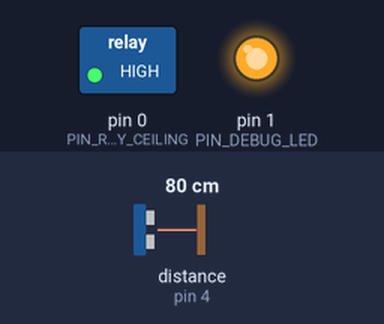
Simulated run of this sketch. Board: Arduino Nano, built with avr-gcc and run on an emulated ATmega328P. Parts: switched loads named in the sketch (green lamp = pin HIGH), output pins drawn as LEDs (lit = HIGH). Wiring (inferred from the names in the program): ultrasonic range finder: trigger pin 3; echo pin 4. Dashed ring = blinking. Inputs (shaded band) come from the test bench; at power-on: distance to the obstacle (sensor on pin 4) 80 cm. The echo pulse lasts 58.3 µs per cm; pins used as bus, display or sensor lines are not drawn.

Above: at 0.61 s.
1.3 s: distance to the obstacle (sensor on pin 4) set to 12 cm
4.3 s: distance to the obstacle (sensor on pin 4) set to 9 cm
At 5.3 s:
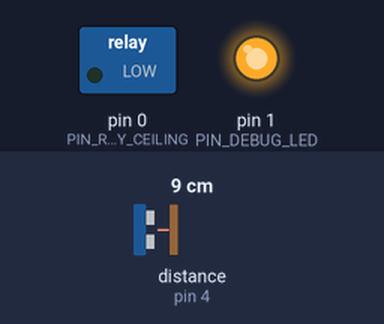
7.3 s: distance to the obstacle (sensor on pin 4) set to 18 cm
At 7.9 s:
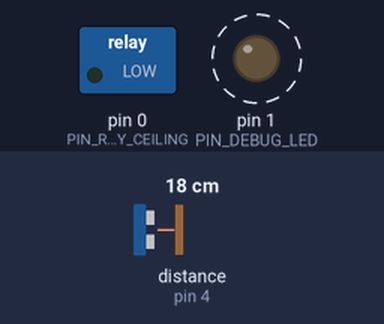
10.3 s: distance to the obstacle (sensor on pin 4) set to 2 cm
At 11.0 s:
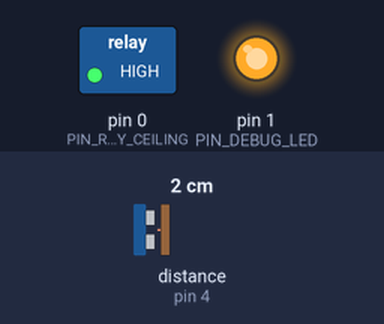
Timing chart, 0 to 14.3 s (numbered marks = the images above; inputs shaded):
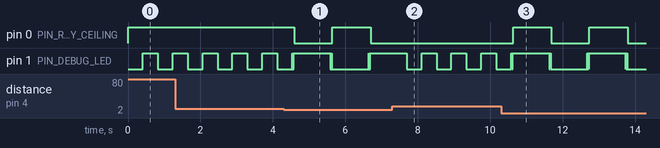

Measured:
- the behaviour switches between 11 and 10 cm on distance to the obstacle (sensor on pin 4) (found by bisection; images 0 and 1)
- after the input at 4.3 s, pin 0 (PIN_RELAY_CEILING): HIGH → LOW after 0.28 s, → HIGH 1.1 s later, → LOW 1.1 s later
- after the input at 7.3 s, pin 0 (PIN_RELAY_CEILING): stays LOW (without the input it goes to HIGH after 0.45 s)
- after the input at 10.3 s, pin 0 (PIN_RELAY_CEILING): alternates HIGH for 1.1 s and LOW for 1.1 s, starting after 0.33 s

The sketch:

attiny13light.ino
```cpp
// Created by Gera 11/04/2023
// Attiny13 have only 1024 bytes of program storage space standard arduino libraries for HC-SR04 is too huge for Tiny13
// cores 4 attiny: MicroCore - OK (unable to flash via YUN, used Nano instead), DIY Attiny - core have glitches

//********** examples from inet *********************
// #1
//no pulseIn
//int ultrasonic(byte TrigPin, byte EchoPin){
//    PORTB |= (1<<TrigPin);
//    delayMicroseconds(10);
//    PORTB &= ~(1<<TrigPin);
//    uint32_t micros_old_Ult = micros();
//    while(!(PINB&(1<<EchoPin)) && micros()-micros_old_Ult < 500);
//    micros_old_Ult = micros();
//    while((PINB&(1<<EchoPin)) && micros()-micros_old_Ult < 20000);
//    return (micros() - micros_old_Ult)/58;
//}
// #2
//standard pulseIn func
//unsigned long pulseIn(uint8_t pin, uint8_t state, unsigned long timeout)
//{
//    uint8_t bit = digitalPinToBitMask(pin);
//    uint8_t port = digitalPinToPort(pin);
//    uint8_t stateMask = (state ? bit : 0);
//    unsigned long maxloops = microsecondsToClockCycles(timeout)/16;
//    unsigned long width = countPulseASM(portInputRegister(port), bit, stateMask, maxloops);
//    if (width)
//        return clockCyclesToMicroseconds(width * 16 + 16);
//    else
//        return 0;
//}

// ATMEL ATTINY / ARDUINO
//
//                           +=._.=+
//  D5/A0/Reset/ADC0/PB5   1=|     |=8  VCC
//  D3/A3/XTAL1/ADC3/PB3~  2=|     |=7  PB2/SCL/SCK/D2(A1)
//  D4/A2/XTAL2/ADC2/PB4~  3=|     |=6  PB1~/MISO/D1
//                    Gnd  4=`-----'=5  PB0~/MOSI/SDA/AREF/D0
// "~" - PWM pins
// Attiny13: Has PWM only on PB0 and PB1
//           No AREF
//           PB3 and PB4 - the same timer


#include <Arduino.h>

//#define DEBUG_SERIAL_PLOTTER

// ultrasonic pins
#define PIN_ECHO 4                  // receive
#define PIN_TRIG 3                  // send/trig

// relay pin
#define PIN_RELAY_CEILING 0          // kitchen sealing light

// LED pin
#define PIN_DEBUG_LED 1              // led used as operate/debug indicator

#define DELAY_BETWEEN_SWITCHING 1000             // delay after light switching in millis
#define MAX_SWITCHING_COUNTER 5

// Ceiling lights need's to be switched ON/OFF if you put your hand between MIN_CEILING_SWITCHING_IST and MAX_CEILING_SWITCHING_DIST
#define MAX_CEILING_SWITCHING_DIST 100          // max distance eye level lights switches

boolean debugLedState = true;
boolean ceilingLightState = true; //true/HIGH - light switched OFF

void setup() {
    pinMode(PIN_DEBUG_LED, OUTPUT);
    pinMode(PIN_RELAY_CEILING, OUTPUT);
    digitalWrite(PIN_RELAY_CEILING, ceilingLightState);
    pinMode(PIN_TRIG, OUTPUT);
    pinMode(PIN_ECHO, INPUT);
#ifdef DEBUG_SERIAL_PLOTTER
    Serial.begin(9600);
#endif
}

float ultrasonic(){
    digitalWrite(PIN_TRIG, HIGH);
    delayMicroseconds(10);
    digitalWrite(PIN_TRIG, LOW);
    uint32_t micros_old_Ult = micros();
    while(!digitalRead(PIN_ECHO) && micros() - micros_old_Ult < 500);
    micros_old_Ult = micros();
    while(digitalRead(PIN_ECHO) && micros() - micros_old_Ult < 20000);
    return (micros() - micros_old_Ult)/6;
}

//float ultrasonicPulseIn(){
//    digitalWrite(PIN_TRIG, HIGH);
//    delayMicroseconds(10);
//    digitalWrite(PIN_TRIG, LOW);
//    return pulseIn(PIN_ECHO, HIGH)/5.82;     //very spase consuming func caused by data type conversion
//}

unsigned char switchingCounter = 0;
unsigned long distance;

void loop() {
    distance = ultrasonic();

    if(distance < MAX_CEILING_SWITCHING_DIST){
        switchingCounter++;
        if(switchingCounter >= MAX_SWITCHING_COUNTER){
            digitalWrite(PIN_RELAY_CEILING, ceilingLightState = !ceilingLightState);
            switchingCounter = 0;
            delay(DELAY_BETWEEN_SWITCHING);
        }
    }
    else {
        if(switchingCounter > 0) switchingCounter--;
        delay(400);
    }

    digitalWrite(PIN_DEBUG_LED, debugLedState);
    debugLedState = !debugLedState;
    delay(10);

#ifdef DEBUG_SERIAL_PLOTTER
    Serial.print(distance);
    Serial.println();
#endif
}
```
